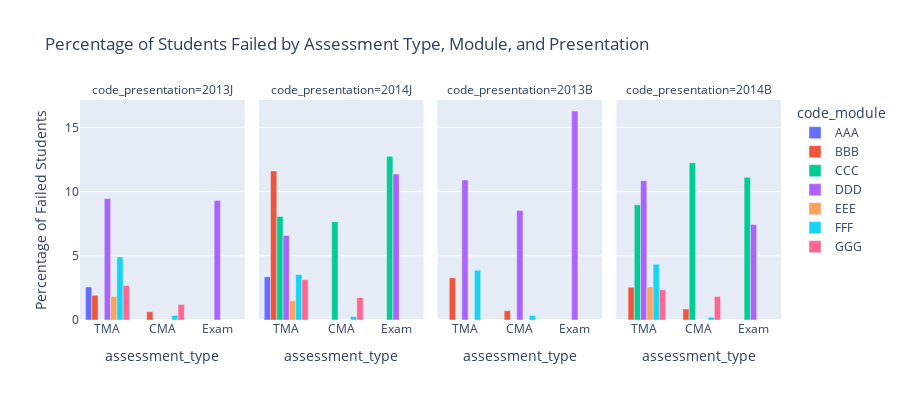

Source (notebook cell):
### Code cell
px.bar(failed, x='assessment_type', y='fail_percentage', color='code_module', facet_col='code_presentation', barmode='group',
       title='Percentage of Students Failed by Assessment Type, Module, and Presentation',
       labels={'fail_percentage': 'Percentage of Failed Students'},
       height=400)

### Figure 1 — Plotly figure (JSON) as saved in the notebook; plotly's stock layout.template omitted (floating-point values rounded to 4 significant figures)
{"data": [{"alignmentgroup": "True", "hovertemplate": "code_module=AAA<br>code_presentation=2013J<br>assessment_type=%{x}<br>Percentage of Failed Students=%{y}<extra></extra>", "legendgroup": "AAA", "marker": {"color": "#636efa", "pattern": {"shape": ""}}, "name": "AAA", "offsetgroup": "AAA", "orientation": "v", "showlegend": true, "textposition": "auto", "type": "bar", "x": ["TMA"], "xaxis": "x", "y": [2.57], "yaxis": "y"}, {"alignmentgroup": "True", "hovertemplate": "code_module=AAA<br>code_presentation=2014J<br>assessment_type=%{x}<br>Percentage of Failed Students=%{y}<extra></extra>", "legendgroup": "AAA", "marker": {"color": "#636efa", "pattern": {"shape": ""}}, "name": "AAA", "offsetgroup": "AAA", "orientation": "v", "showlegend": false, "textposition": "auto", "type": "bar", "x": ["TMA"], "xaxis": "x2", "y": [3.36], "yaxis": "y2"}, {"alignmentgroup": "True", "hovertemplate": "code_module=BBB<br>code_presentation=2013J<br>assessment_type=%{x}<br>Percentage of Failed Students=%{y}<extra></extra>", "legendgroup": "BBB", "marker": {"color": "#EF553B", "pattern": {"shape": ""}}, "name": "BBB", "offsetgroup": "BBB", "orientation": "v", "showlegend": true, "textposition": "auto", "type": "bar", "x": ["CMA", "TMA"], "xaxis": "x", "y": [0.64, 1.93], "yaxis": "y"}, {"alignmentgroup": "True", "hovertemplate": "code_module=BBB<br>code_presentation=2014J<br>assessment_type=%{x}<br>Percentage of Failed Students=%{y}<extra></extra>", "legendgroup": "BBB", "marker": {"color": "#EF553B", "pattern": {"shape": ""}}, "name": "BBB", "offsetgroup": "BBB", "orientation": "v", "showlegend": false, "textposition": "auto", "type": "bar", "x": ["TMA"], "xaxis": "x2", "y": [11.61], "yaxis": "y2"}, {"alignmentgroup": "True", "hovertemplate": "code_module=BBB<br>code_presentation=2013B<br>assessment_type=%{x}<br>Percentage of Failed Students=%{y}<extra></extra>", "legendgroup": "BBB", "marker": {"color": "#EF553B", "pattern": {"shape": ""}}, "name": "BBB", "offsetgroup": "BBB", "orientation": "v", "showlegend": false, "textposition": "auto", "type": "bar", "x": ["CMA", "TMA"], "xaxis": "x3", "y": [0.73, 3.29], "yaxis": "y3"}, {"alignmentgroup": "True", "hovertemplate": "code_module=BBB<br>code_presentation=2014B<br>assessment_type=%{x}<br>Percentage of Failed Students=%{y}<extra></extra>", "legendgroup": "BBB", "marker": {"color": "#EF553B", "pattern": {"shape": ""}}, "name": "BBB", "offsetgroup": "BBB", "orientation": "v", "showlegend": false, "textposition": "auto", "type": "bar", "x": ["CMA", "TMA"], "xaxis": "x4", "y": [0.85, 2.55], "yaxis": "y4"}, {"alignmentgroup": "True", "hovertemplate": "code_module=CCC<br>code_presentation=2014J<br>assessment_type=%{x}<br>Percentage of Failed Students=%{y}<extra></extra>", "legendgroup": "CCC", "marker": {"color": "#00cc96", "pattern": {"shape": ""}}, "name": "CCC", "offsetgroup": "CCC", "orientation": "v", "showlegend": true, "textposition": "auto", "type": "bar", "x": ["CMA", "Exam", "TMA"], "xaxis": "x2", "y": [7.66, 12.76, 8.07], "yaxis": "y2"}, {"alignmentgroup": "True", "hovertemplate": "code_module=CCC<br>code_presentation=2014B<br>assessment_type=%{x}<br>Percentage of Failed Students=%{y}<extra></extra>", "legendgroup": "CCC", "marker": {"color": "#00cc96", "pattern": {"shape": ""}}, "name": "CCC", "offsetgroup": "CCC", "orientation": "v", "showlegend": false, "textposition": "auto", "type": "bar", "x": ["CMA", "Exam", "TMA"], "xaxis": "x4", "y": [12.24, 11.11, 8.97], "yaxis": "y4"}, {"alignmentgroup": "True", "hovertemplate": "code_module=DDD<br>code_presentation=2013J<br>assessment_type=%{x}<br>Percentage of Failed Students=%{y}<extra></extra>", "legendgroup": "DDD", "marker": {"color": "#ab63fa", "pattern": {"shape": ""}}, "name": "DDD", "offsetgroup": "DDD", "orientation": "v", "showlegend": true, "textposition": "auto", "type": "bar", "x": ["Exam", "TMA"], "xaxis": "x", "y": [9.3, 9.46], "yaxis": "y"}, {"alignmentgroup": "True", "hovertemplate": "code_module=DDD<br>code_presentation=2014J<br>assessment_type=%{x}<br>Percentage of Failed Students=%{y}<extra></extra>", "legendgroup": "DDD", "marker": {"color": "#ab63fa", "pattern": {"shape": ""}}, "name": "DDD", "offsetgroup": "DDD", "orientation": "v", "showlegend": false, "textposition": "auto", "type": "bar", "x": ["Exam", "TMA"], "xaxis": "x2", "y": [11.37, 6.58], "yaxis": "y2"}, {"alignmentgroup": "True", "hovertemplate": "code_module=DDD<br>code_presentation=2013B<br>assessment_type=%{x}<br>Percentage of Failed Students=%{y}<extra></extra>", "legendgroup": "DDD", "marker": {"color": "#ab63fa", "pattern": {"shape": ""}}, "name": "DDD", "offsetgroup": "DDD", "orientation": "v", "showlegend": false, "textposition": "auto", "type": "bar", "x": ["CMA", "Exam", "TMA"], "xaxis": "x3", "y": [8.53, 16.28, 10.91], "yaxis": "y3"}, {"alignmentgroup": "True", "hovertemplate": "code_module=DDD<br>code_presentation=2014B<br>assessment_type=%{x}<br>Percentage of Failed Students=%{y}<extra></extra>", "legendgroup": "DDD", "marker": {"color": "#ab63fa", "pattern": {"shape": ""}}, "name": "DDD", "offsetgroup": "DDD", "orientation": "v", "showlegend": false, "textposition": "auto", "type": "bar", "x": ["Exam", "TMA"], "xaxis": "x4", "y": [7.44, 10.85], "yaxis": "y4"}, {"alignmentgroup": "True", "hovertemplate": "code_module=EEE<br>code_presentation=2013J<br>assessment_type=%{x}<br>Percentage of Failed Students=%{y}<extra></extra>", "legendgroup": "EEE", "marker": {"color": "#FFA15A", "pattern": {"shape": ""}}, "name": "EEE", "offsetgroup": "EEE", "orientation": "v", "showlegend": true, "textposition": "auto", "type": "bar", "x": ["TMA"], "xaxis": "x", "y": [1.84], "yaxis": "y"}, {"alignmentgroup": "True", "hovertemplate": "code_module=EEE<br>code_presentation=2014J<br>assessment_type=%{x}<br>Percentage of Failed Students=%{y}<extra></extra>", "legendgroup": "EEE", "marker": {"color": "#FFA15A", "pattern": {"shape": ""}}, "name": "EEE", "offsetgroup": "EEE", "orientation": "v", "showlegend": false, "textposition": "auto", "type": "bar", "x": ["TMA"], "xaxis": "x2", "y": [1.49], "yaxis": "y2"}, {"alignmentgroup": "True", "hovertemplate": "code_module=EEE<br>code_presentation=2014B<br>assessment_type=%{x}<br>Percentage of Failed Students=%{y}<extra></extra>", "legendgroup": "EEE", "marker": {"color": "#FFA15A", "pattern": {"shape": ""}}, "name": "EEE", "offsetgroup": "EEE", "orientation": "v", "showlegend": false, "textposition": "auto", "type": "bar", "x": ["TMA"], "xaxis": "x4", "y": [2.58], "yaxis": "y4"}, {"alignmentgroup": "True", "hovertemplate": "code_module=FFF<br>code_presentation=2013J<br>assessment_type=%{x}<br>Percentage of Failed Students=%{y}<extra></extra>", "legendgroup": "FFF", "marker": {"color": "#19d3f3", "pattern": {"shape": ""}}, "name": "FFF", "offsetgroup": "FFF", "orientation": "v", "showlegend": true, "textposition": "auto", "type": "bar", "x": ["CMA", "TMA"], "xaxis": "x", "y": [0.36, 4.91], "yaxis": "y"}, {"alignmentgroup": "True", "hovertemplate": "code_module=FFF<br>code_presentation=2014J<br>assessment_type=%{x}<br>Percentage of Failed Students=%{y}<extra></extra>", "legendgroup": "FFF", "marker": {"color": "#19d3f3", "pattern": {"shape": ""}}, "name": "FFF", "offsetgroup": "FFF", "orientation": "v", "showlegend": false, "textposition": "auto", "type": "bar", "x": ["CMA", "TMA"], "xaxis": "x2", "y": [0.27, 3.54], "yaxis": "y2"}, {"alignmentgroup": "True", "hovertemplate": "code_module=FFF<br>code_presentation=2013B<br>assessment_type=%{x}<br>Percentage of Failed Students=%{y}<extra></extra>", "legendgroup": "FFF", "marker": {"color": "#19d3f3", "pattern": {"shape": ""}}, "name": "FFF", "offsetgroup": "FFF", "orientation": "v", "showlegend": false, "textposition": "auto", "type": "bar", "x": ["CMA", "TMA"], "xaxis": "x3", "y": [0.36, 3.88], "yaxis": "y3"}, {"alignmentgroup": "True", "hovertemplate": "code_module=FFF<br>code_presentation=2014B<br>assessment_type=%{x}<br>Percentage of Failed Students=%{y}<extra></extra>", "legendgroup": "FFF", "marker": {"color": "#19d3f3", "pattern": {"shape": ""}}, "name": "FFF", "offsetgroup": "FFF", "orientation": "v", "showlegend": false, "textposition": "auto", "type": "bar", "x": ["CMA", "TMA"], "xaxis": "x4", "y": [0.22, 4.35], "yaxis": "y4"}, {"alignmentgroup": "True", "hovertemplate": "code_module=GGG<br>code_presentation=2013J<br>assessment_type=%{x}<br>Percentage of Failed Students=%{y}<extra></extra>", "legendgroup": "GGG", "marker": {"color": "#FF6692", "pattern": {"shape": ""}}, "name": "GGG", "offsetgroup": "GGG", "orientation": "v", "showlegend": true, "textposition": "auto", "type": "bar", "x": ["CMA", "TMA"], "xaxis": "x", "y": [1.2, 2.68], "yaxis": "y"}, {"alignmentgroup": "True", "hovertemplate": "code_module=GGG<br>code_presentation=2014J<br>assessment_type=%{x}<br>Percentage of Failed Students=%{y}<extra></extra>", "legendgroup": "GGG", "marker": {"color": "#FF6692", "pattern": {"shape": ""}}, "name": "GGG", "offsetgroup": "GGG", "orientation": "v", "showlegend": false, "textposition": "auto", "type": "bar", "x": ["CMA", "TMA"], "xaxis": "x2", "y": [1.75, 3.14], "yaxis": "y2"}, {"alignmentgroup": "True", "hovertemplate": "code_module=GGG<br>code_presentation=2014B<br>assessment_type=%{x}<br>Percentage of Failed Students=%{y}<extra></extra>", "legendgroup": "GGG", "marker": {"color": "#FF6692", "pattern": {"shape": ""}}, "name": "GGG", "offsetgroup": "GGG", "orientation": "v", "showlegend": false, "textposition": "auto", "type": "bar", "x": ["CMA", "TMA"], "xaxis": "x4", "y": [1.83, 2.35], "yaxis": "y4"}], "layout": {"annotations": [{"font": {}, "showarrow": false, "text": "code_presentation=2013J", "x": 0.1175, "xanchor": "center", "xref": "paper", "y": 1, "yanchor": "bottom", "yref": "paper"}, {"font": {}, "showarrow": false, "text": "code_presentation=2014J", "x": 0.3725, "xanchor": "center", "xref": "paper", "y": 1, "yanchor": "bottom", "yref": "paper"}, {"font": {}, "showarrow": false, "text": "code_presentation=2013B", "x": 0.6275, "xanchor": "center", "xref": "paper", "y": 1, "yanchor": "bottom", "yref": "paper"}, {"font": {}, "showarrow": false, "text": "code_presentation=2014B", "x": 0.8825, "xanchor": "center", "xref": "paper", "y": 1, "yanchor": "bottom", "yref": "paper"}], "barmode": "group", "height": 400, "legend": {"title": {"text": "code_module"}, "tracegroupgap": 0}, "title": {"text": "Percentage of Students Failed by Assessment Type, Module, and Presentation"}, "xaxis": {"anchor": "y", "domain": [0, 0.235], "title": {"text": "assessment_type"}}, "xaxis2": {"anchor": "y2", "domain": [0.255, 0.49], "matches": "x", "title": {"text": "assessment_type"}}, "xaxis3": {"anchor": "y3", "domain": [0.51, 0.745], "matches": "x", "title": {"text": "assessment_type"}}, "xaxis4": {"anchor": "y4", "domain": [0.765, 1.0], "matches": "x", "title": {"text": "assessment_type"}}, "yaxis": {"anchor": "x", "domain": [0, 1], "title": {"text": "Percentage of Failed Students"}}, "yaxis2": {"anchor": "x2", "domain": [0, 1], "matches": "y", "showticklabels": false}, "yaxis3": {"anchor": "x3", "domain": [0, 1], "matches": "y", "showticklabels": false}, "yaxis4": {"anchor": "x4", "domain": [0, 1], "matches": "y", "showticklabels": false}}}
